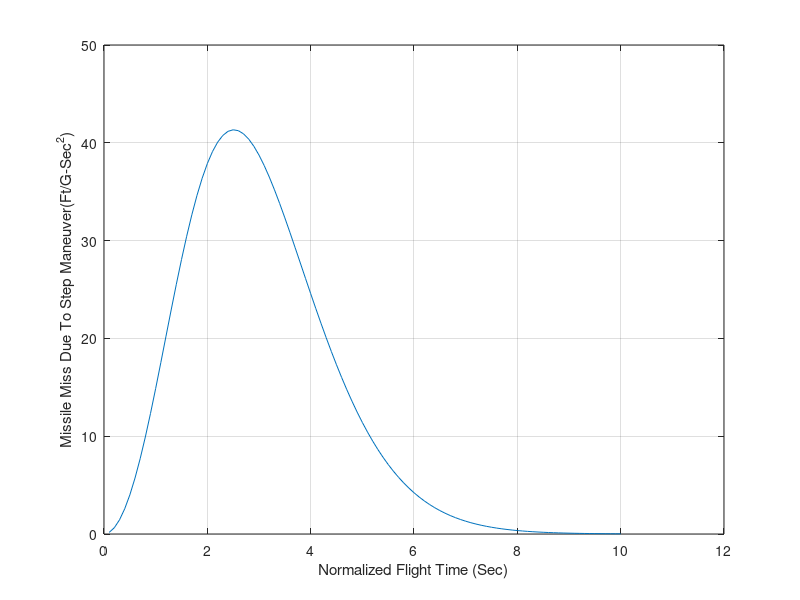
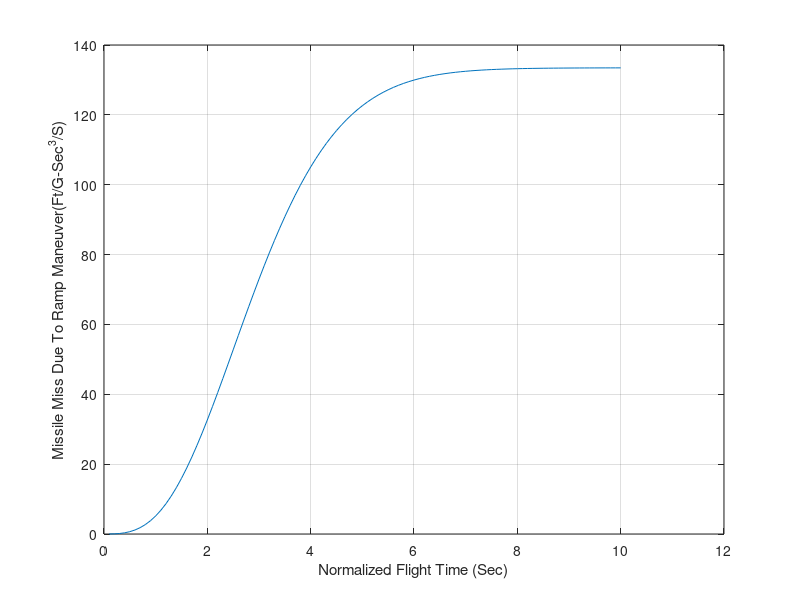
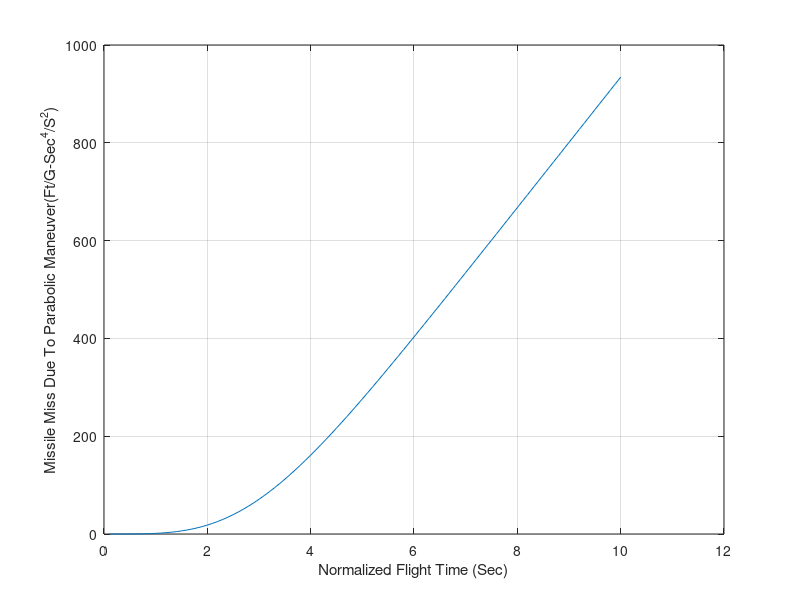

MATLAB code for these plots, in order:
clear
XNT=32.2;
XNP=3.;
TAU=1.;
TF=10.;
VC=4000.;
XNTD=32.2;
XNTDD=32.2;
T=0.;
S=0.;
TP=T+.00001;
X1=0;
X2=0;
X3=1;
X4=0;
X5=0.;
X6=0.;
X7=0.;
X8=0.;
X9=0.;
X10=0.;
H=.01;
n=0.;
while TP<=(TF-1e-5)
   X1OLD=X1;
   X2OLD=X2;
   X3OLD=X3;
   X4OLD=X4;
   X5OLD=X5;
   X6OLD=X6;
   X7OLD=X7;
   X8OLD=X8;
   X9OLD=X9;
   X10OLD=X10;
   STEP=1;
   FLAG=0;
   while STEP<=1
      if FLAG==1
         STEP=2;
         X1=X1+H*X1D;
         X2=X2+H*X2D;
         X3=X3+H*X3D;
         X4=X4+H*X4D;
         X5=X5+H*X5D;
         X6=X6+H*X6D;
         X7=X7+H*X7D;
         X8=X8+H*X8D;
         X9=X9+H*X9D;
         X10=X10+H*X10D;
         TP=TP+H;
      end
      X1D=X2;
      X2D=X3;
      Y1=5.*(5.*X5/TAU+X4)/TAU;
      TGO=TP+.00001;
      X3D=Y1/(VC*TGO);
      X4D=-Y1;
      X5D=-5.*X5/TAU+5.*X6*XNP*VC/TAU;
      X6D=-5.*X6/TAU+5.*X7/TAU;
      X7D=-5.*X7/TAU+5.*X8/TAU;
      X8D=-5.*X8/TAU-X2;
      X9D=X1;
      X10D=X9;
      FLAG=1;
   end
   FLAG=0;
   X1=.5*(X1OLD+X1+H*X1D);
   X2=.5*(X2OLD+X2+H*X2D);
   X3=.5*(X3OLD+X3+H*X3D);
   X4=.5*(X4OLD+X4+H*X4D);
   X5=.5*(X5OLD+X5+H*X5D);
   X6=.5*(X6OLD+X6+H*X6D);
   X7=.5*(X7OLD+X7+H*X7D);
   X8=.5*(X8OLD+X8+H*X8D);
   X9=.5*(X9OLD+X9+H*X9D);
   X10=.5*(X10OLD+X10+H*X10D);
   S=S+H;
   if S>=.0999
      S=0.;
      n=n+1;
      ArrayTP(n)=TP;
      ArrayXMNT(n)=XNT*X1;
      ArrayXMNTD(n)=XNTD*X9;
      ArrayXMNTDD(n)=XNTDD*X10;
   end
end
figure
plot(ArrayTP,ArrayXMNT),grid
xlabel('Normalized Flight Time (Sec)')
ylabel('Missile Miss Due To Step Maneuver(Ft/G-Sec^2)')
figure
plot(ArrayTP,ArrayXMNTD),grid
xlabel('Normalized Flight Time (Sec)')
ylabel('Missile Miss Due To Ramp Maneuver(Ft/G-Sec^3/S)')
figure
plot(ArrayTP,ArrayXMNTDD),grid
xlabel('Normalized Flight Time (Sec)')
ylabel('Missile Miss Due To Parabolic Maneuver(Ft/G-Sec^4/S^2)')
clc
output=[ArrayTP',ArrayXMNT',ArrayXMNTD',ArrayXMNTD'];
save datfil.txt output  -ascii
disp 'simulation finished'
